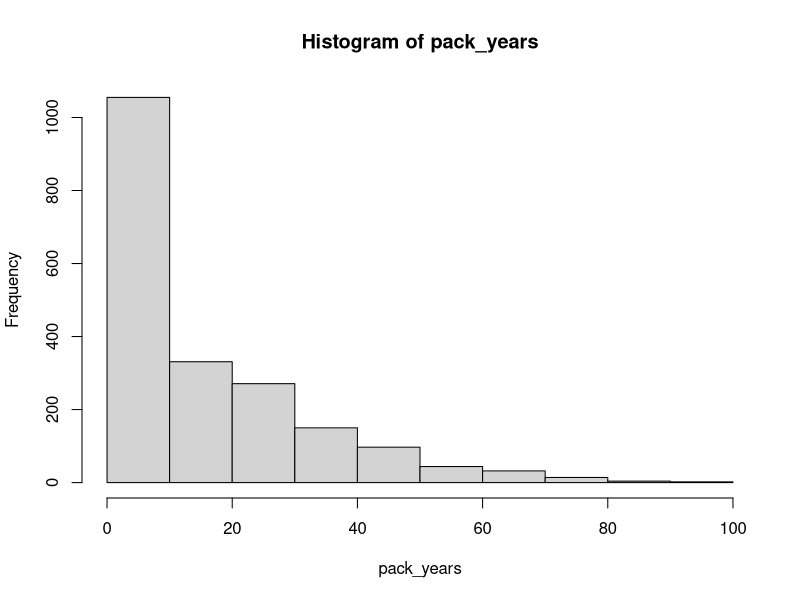
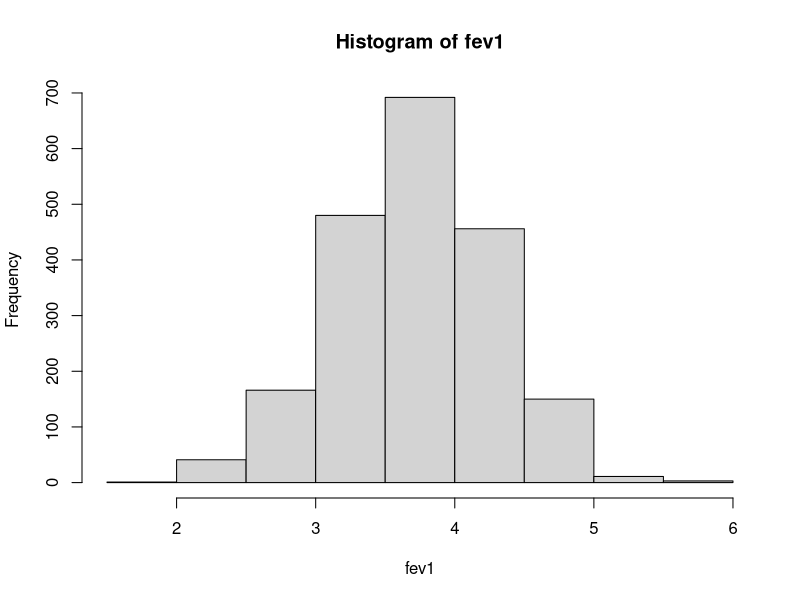

These charts were generated, in order, by the following R code: (Note: this script raises an error after producing the figures.)
# simulate some data for lung cancer -------------------------------------

# Always set a seed
set.seed(2026 - 11 - 09)

# Sample size
n <- 2000

# Causal SNP coded 0/1/2 (copies of the minor allele), MAF 0.3
snp_causal <- rbinom(n, size = 2, prob = 0.3)
table(snp_causal)

# Null SNP coded the same way
snp_null <- rbinom(n, size = 2, prob = 0.3)
table(snp_null)

# Pack-years: 40% never smokers, the rest right-skewed
pack_years <- ifelse(
  test = runif(n) < 0.4,
  yes = 0,
  no = round(rgamma(n, shape = 2, scale = 12), 1)
)
hist(pack_years)

# Coffee: a covariate with no effect on lung function
coffee_cups <- rpois(n, lambda = 2)
table(coffee_cups)

# Outcome: FEV1 in liters (air forcibly exhaled in one second).
# Only snp_causal and pack_years have an effect.
# Each minor allele lowers FEV1 by 0.1 L; each pack-year lowers it by 0.015 L.
fev1 <- 4 - 0.1 * snp_causal - 0.015 * pack_years + rnorm(n, mean = 0, sd = 0.5)
fev1 <- round(fev1, 2)
hist(fev1)

# Put it all into a data frame
dat <- data.frame(
  fev1,
  snp_causal,
  snp_null,
  pack_years,
  coffee_cups
)
head(dat)

# Visualization ----------------------------------------------------------

ggplot(dat, aes(x = pack_years, y = fev1)) +
  geom_point(alpha = 0.3) +
  geom_smooth(method = "lm") +
  labs(x = "Pack-years", y = "FEV1 (L)")

ggplot(dat, aes(x = coffee_cups, y = fev1)) +
  geom_point(alpha = 0.3) +
  geom_smooth(method = "lm") +
  labs(x = "Coffee cups", y = "FEV1 (L)")

ggplot(dat, aes(x = factor(snp_causal), y = fev1)) +
  geom_boxplot(alpha = 0.5, aes(fill = factor(snp_causal))) +
  labs(x = "snp_causal genotype", y = "FEV1 (L)", fill = "Genotype")

ggplot(dat, aes(x = factor(snp_null), y = fev1)) +
  geom_boxplot(alpha = 0.5, aes(fill = factor(snp_null))) +
  labs(x = "snp_null genotype", y = "FEV1 (L)", fill = "Genotype")


# Statistical analysis with linear regression ----------------------------

# Note the coefficient p-values, and overall model fit p-value
summary(lm(fev1 ~ snp_null, data = dat))
summary(lm(fev1 ~ snp_null + pack_years, data = dat))
summary(lm(fev1 ~ snp_causal + snp_null + pack_years + coffee_cups, data = dat))
